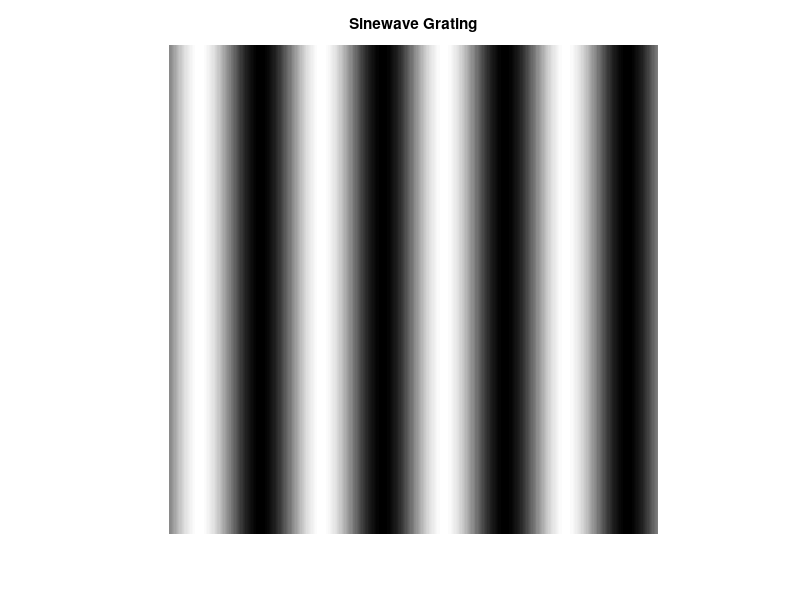
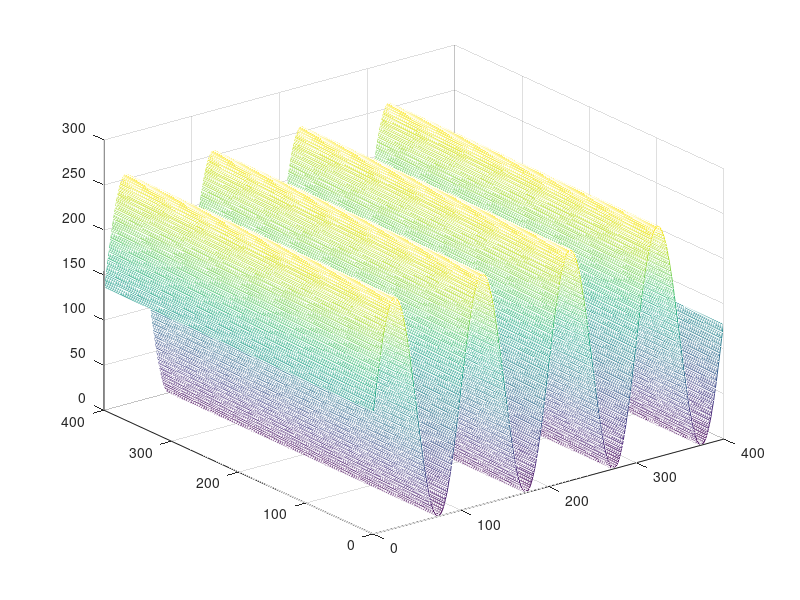

The MATLAB script that drew these images, in order: (Note: this script raises an error after producing the figures.)
clear all;
close all;

N = 400;                                            % Vertical and Horizontal size
Ny_cyc = 4;                                         % Produce 4 cycle grating

x = (1: N) * Ny_cyc / N;
I_sin(1, :) = 0.5 * sin(2 * pi * x) + 0.5;
I_8 = im2uint8(I_sin);                              % Convert to a uint8 vector

for i = 1: N                                        % Extend to N(400) vertical lines
    I(i, :) = I_8;
end

figure, imshow(I);
title('Sinewave Grating');

% mesh(Z) creates a mesh plot and uses the column and row indices of the
% elements in Z as the x- and y- coordinates
figure, mesh(double(I));                            % 3-D display of the image
a = imread('old_lena_gray.tif');